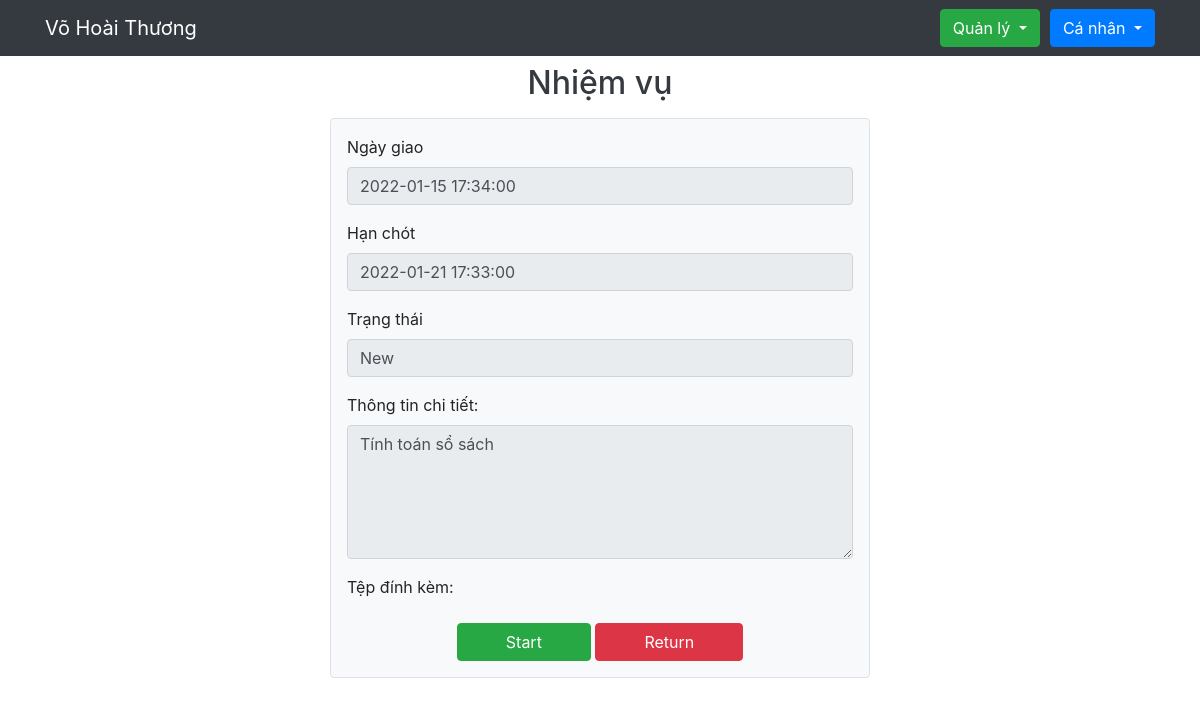
Page /views/employeetaskdetail.php?id=61e2a319e17d1 (signed in) on the committed database.
### tables this page shows
CREATE TABLE `task` (
  `id` varchar(50) NOT NULL,
  `title` varchar(100) NOT NULL,
  `detail` varchar(5000) NOT NULL,
  `start_day` datetime NOT NULL,
  `deadline` datetime NOT NULL,
  `account_id` varchar(50) NOT NULL,
  `status` varchar(50) NOT NULL,
  `tag_file` varchar(100) NOT NULL,
  `department_id` varchar(50) NOT NULL,
  `review` varchar(50) NOT NULL,
  `process` varchar(50) NOT NULL
);

### admin/db.php (called while the page is built, shortened)
<?php
function open_database()
{
    $conn = new mysqli(host, user, pass, db);
    $conn->set_charset("utf8");
    return $conn;
}
function get_task_id($id)
{
    $sql = 'select * from task where id = ?';
    $conn = open_database();
    $stm = $conn->prepare($sql);
    $stm->bind_param('s', $id);
    if (!$stm->execute()) {
        return array('code' => 1, 'error' => 'Can not execute command');
    }
    $result = $stm->get_result();
    return $result->fetch_assoc();
}

### views/employeetaskdetail.php (the view, shortened to what this page needs)
<?php
include_once "../views/navbar_employee.php";
require_once('../admin/db.php');
    if (isset($_GET['id']))
    {
        $id = $_GET['id'];
        $data = get_task_id($id);
        if ($data['tag_file'] == "")
        {
            $namefile='';
        }
        else {
            $file=explode("/",$data['tag_file']);
            if (isset($file['2'])) {
                $namefile = $file['2'];
            }
        }
    }
    else {
        header('Location: unknown.php');
        exit();
    }
?>
<body>
    <div class="container">
        <div class="row justify-content-center">
            <div class="col-lg-6 col-md-8">
                <h2 class="text-center text-dark mt-2 mb-3">Nhiệm vụ</h2>
                <form action="" method="post" class="border rounded w-100 mb-5 mx-auto px-3 pt-3 bg-light">
                    <div class="form-group">
                        <label for="name">Ngày giao</label>
                        <input type="text" name="ngaygiao" id="ngaygiao" value="<?= $data['start_day'] ?>" class="form-control" disabled>
                    </div>
                    <div class="form-group">
                        <label for="id">Hạn chót</label>
                        <input type="text" name="hanchot" id="hanchot" value="<?= $data['deadline'] ?>" class="form-control" disabled>
                    </div>
                    <div class="form-group">
                        <label for="">Trạng thái</label>
                        <input type="text" name="trạng thái" id="trạng thái" value="<?= $data['status'] ?>" class="form-control" disabled>
                    </div>
                    <div class="form-group">
                        <label for="user">Thông tin chi tiết:</label>
                        <textarea name="comment" id="comment" rows="5" class="form-control" disabled><?= $data['detail'] ?></textarea>
                    </div>
                    <div class="form-group">
                        <label for="">Tệp đính kèm: <a href="<?php echo $data['tag_file'] ?>" download><?= $namefile ?></a></label>
                    </div>
                    <div class="form-group text-center">
                        <button class="btn btn-success px-5 h-5" type="submit" name="update">Start</button>
                        <a href="../views/employee_index.php" class="btn btn-danger px-5 h-5">Return</a>
                    </div>
                </form>
            </div>
        </div>
    </div>

### rows in the picture
task: ngaygiao "2022-01-15 17:34:00", hanchot "2022-01-21 17:33:00", status "New", comment "Tính toán sổ sách"

### other values in the picture
$_SESSION['fullname'] "Võ Hoài Thương"
